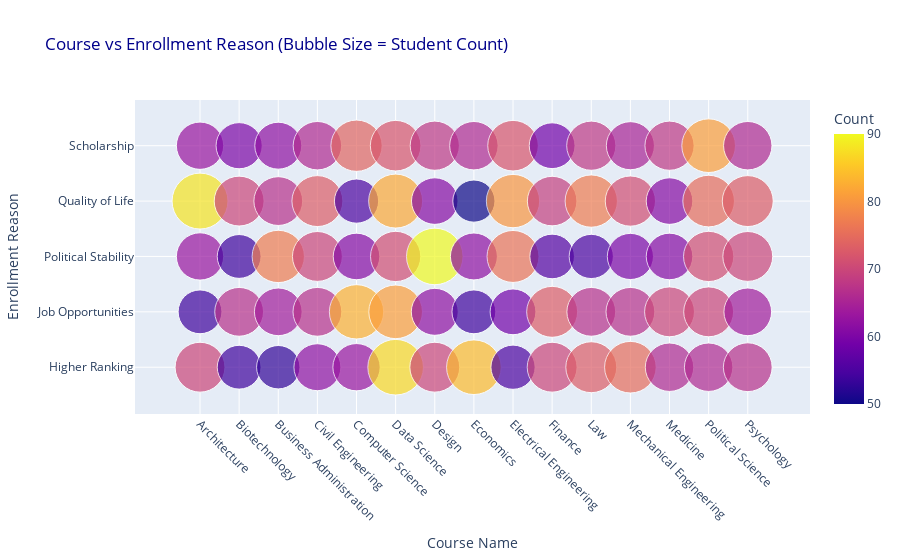

Write notebook code for a chart like this one.
### Markdown cell above
<h2 style="color: #8b4513;">Course vs Enrollment Reason</h2>

### Code cell
if 'course_name' in df.columns and 'enrollment_reason' in df.columns:
     
    student_counts = df.groupby(
        ["course_name", "enrollment_reason"]
    ).size().reset_index(name="Count")

    # Step 2: Create bubble chart
    fig = px.scatter(
        student_counts,
        x="course_name",
        y="enrollment_reason",
        size="Count",                  
        color="Count",                 
        hover_data=["Count"],          
        title="Course vs Enrollment Reason (Bubble Size = Student Count)",
        size_max=40
    )

    # Rotate x-axis labels for readability
    fig.update_xaxes(tickangle=45)
    fig.update_layout(
        xaxis_title="Course Name",
        yaxis_title="Enrollment Reason",
        title_font_color="darkblue"
    )

    fig.show()

### Figure 1 — Plotly figure (JSON) as saved in the notebook; plotly's stock layout.template omitted (floating-point values rounded to 4 significant figures)
{"data": [{"customdata": [[70], [54], [63], [88], [63], [54], [67], [54], [70], [60], [53], [64], [77], [67], [62], [62], [67], [70], [73], [66], [63], [83], [61], [55], [74], [87], [81], [71], [82], [72], [70], [62], [90], [61], [68], [84], [54], [62], [50], [66], [55], [59], [76], [80], [72], [70], [73], [56], [69], [59], [73], [67], [55], [77], [68], [75], [67], [60], [71], [65], [66], [70], [61], [61], [68], [66], [70], [71], [75], [81], [67], [64], [70], [73], [66]], "hovertemplate": "course_name=%{x}<br>enrollment_reason=%{y}<br>Count=%{marker.color}<extra></extra>", "legendgroup": "", "marker": {"color": [70, 54, 63, 88, 63, 54, 67, 54, 70, 60, 53, 64, 77, 67, 62, 62, 67, 70, 73, 66, 63, 83, 61, 55, 74, 87, 81, 71, 82, 72, 70, 62, 90, 61, 68, 84, 54, 62, 50, 66, 55, 59, 76, 80, 72, 70, 73, 56, 69, 59, 73, 67, 55, 77, 68, 75, 67, 60, 71, 65, 66, 70, 61, 61, 68, 66, 70, 71, 75, 81, 67, 64, 70, 73, 66], "coloraxis": "coloraxis", "size": [70, 54, 63, 88, 63, 54, 67, 54, 70, 60, 53, 64, 77, 67, 62, 62, 67, 70, 73, 66, 63, 83, 61, 55, 74, 87, 81, 71, 82, 72, 70, 62, 90, 61, 68, 84, 54, 62, 50, 66, 55, 59, 76, 80, 72, 70, 73, 56, 69, 59, 73, 67, 55, 77, 68, 75, 67, 60, 71, 65, 66, 70, 61, 61, 68, 66, 70, 71, 75, 81, 67, 64, 70, 73, 66], "sizemode": "area", "sizeref": 0.05625, "symbol": "circle"}, "mode": "markers", "name": "", "orientation": "v", "showlegend": false, "type": "scatter", "x": ["Architecture", "Architecture", "Architecture", "Architecture", "Architecture", "Biotechnology", "Biotechnology", "Biotechnology", "Biotechnology", "Biotechnology", "Business Administration", "Business Administration", "Business Administration", "Business Administration", "Business Administration", "Civil Engineering", "Civil Engineering", "Civil Engineering", "Civil Engineering", "Civil Engineering", "Computer Science", "Computer Science", "Computer Science", "Computer Science", "Computer Science", "Data Science", "Data Science", "Data Science", "Data Science", "Data Science", "Design", "Design", "Design", "Design", "Design", "Economics", "Economics", "Economics", "Economics", "Economics", "Electrical Engineering", "Electrical Engineering", "Electrical Engineering", "Electrical Engineering", "Electrical Engineering", "Finance", "Finance", "Finance", "Finance", "Finance", "Law", "Law", "Law", "Law", "Law", "Mechanical Engineering", "Mechanical Engineering", "Mechanical Engineering", "Mechanical Engineering", "Mechanical Engineering", "Medicine", "Medicine", "Medicine", "Medicine", "Medicine", "Political Science", "Political Science", "Political Science", "Political Science", "Political Science", "Psychology", "Psychology", "Psychology", "Psychology", "Psychology"], "xaxis": "x", "y": ["Higher Ranking", "Job Opportunities", "Political Stability", "Quality of Life", "Scholarship", "Higher Ranking", "Job Opportunities", "Political Stability", "Quality of Life", "Scholarship", "Higher Ranking", "Job Opportunities", "Political Stability", "Quality of Life", "Scholarship", "Higher Ranking", "Job Opportunities", "Political Stability", "Quality of Life", "Scholarship", "Higher Ranking", "Job Opportunities", "Political Stability", "Quality of Life", "Scholarship", "Higher Ranking", "Job Opportunities", "Political Stability", "Quality of Life", "Scholarship", "Higher Ranking", "Job Opportunities", "Political Stability", "Quality of Life", "Scholarship", "Higher Ranking", "Job Opportunities", "Political Stability", "Quality of Life", "Scholarship", "Higher Ranking", "Job Opportunities", "Political Stability", "Quality of Life", "Scholarship", "Higher Ranking", "Job Opportunities", "Political Stability", "Quality of Life", "Scholarship", "Higher Ranking", "Job Opportunities", "Political Stability", "Quality of Life", "Scholarship", "Higher Ranking", "Job Opportunities", "Political Stability", "Quality of Life", "Scholarship", "Higher Ranking", "Job Opportunities", "Political Stability", "Quality of Life", "Scholarship", "Higher Ranking", "Job Opportunities", "Political Stability", "Quality of Life", "Scholarship", "Higher Ranking", "Job Opportunities", "Political Stability", "Quality of Life", "Scholarship"], "yaxis": "y"}], "layout": {"autosize": true, "coloraxis": {"colorbar": {"title": {"text": "Count"}}, "colorscale": [[0, "#0d0887"], [0.1111, "#46039f"], [0.2222, "#7201a8"], [0.3333, "#9c179e"], [0.4444, "#bd3786"], [0.5556, "#d8576b"], [0.6667, "#ed7953"], [0.7778, "#fb9f3a"], [0.8889, "#fdca26"], [1, "#f0f921"]]}, "legend": {"itemsizing": "constant", "tracegroupgap": 0}, "title": {"font": {"color": "darkblue"}, "text": "Course vs Enrollment Reason (Bubble Size = Student Count)"}, "xaxis": {"anchor": "y", "autorange": true, "domain": [0, 1], "range": [-2.091, 15.99], "tickangle": 45, "title": {"text": "Course Name"}, "type": "category"}, "yaxis": {"anchor": "x", "autorange": true, "domain": [0, 1], "range": [-4.042, 7.921], "title": {"text": "Enrollment Reason"}, "type": "category"}}}
